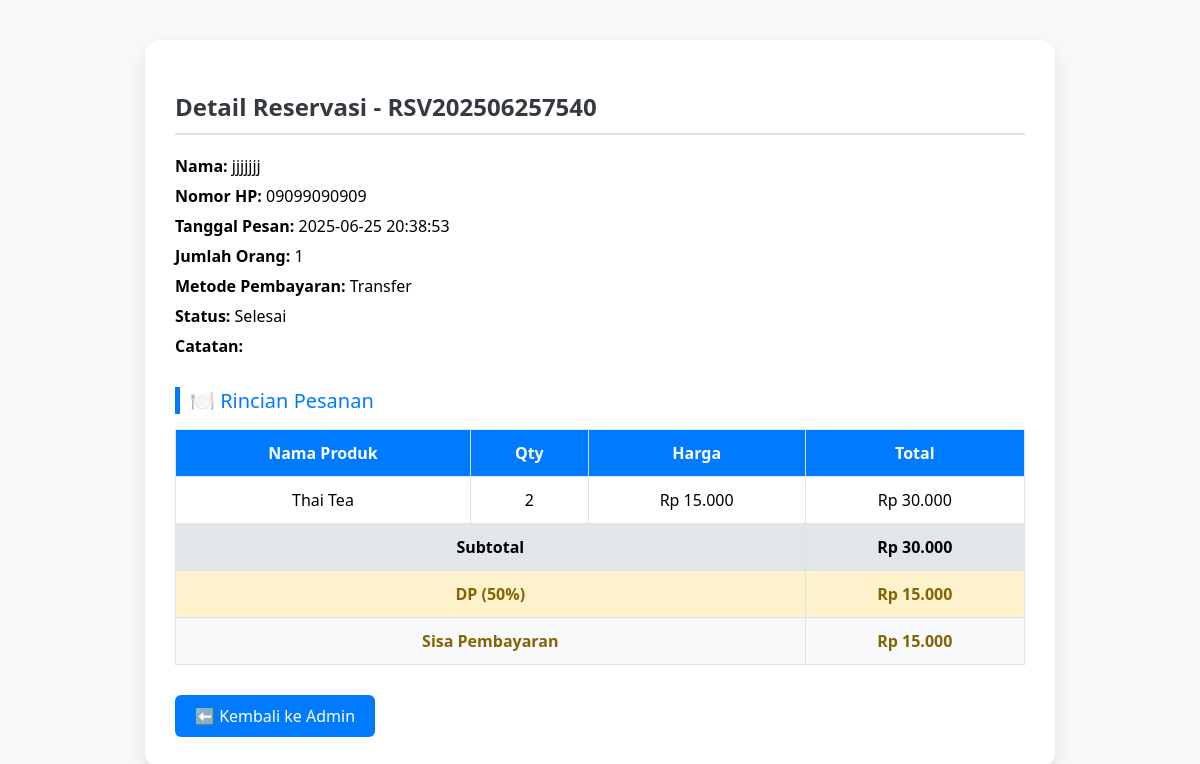
The page /detail_reservasi.php?id=2 on the database its author committed.
### tables this page shows
CREATE TABLE `reservasi` (
  `id` int(11) NOT NULL,
  `order_id` varchar(20) NOT NULL,
  `nama_pelanggan` varchar(100) NOT NULL,
  `nomor_hp` varchar(15) NOT NULL,
  `tanggal_pesanan` datetime NOT NULL,
  `jumlah_orang` int(11) DEFAULT 1,
  `metode_pembayaran` varchar(20) NOT NULL,
  `tipe_pesanan` varchar(20) NOT NULL COMMENT 'Dine-In/Takeaway',
  `catatan` text DEFAULT NULL,
  `subtotal` decimal(12,2) NOT NULL,
  `pajak` decimal(12,2) NOT NULL,
  `dp` decimal(12,2) NOT NULL COMMENT 'Down Payment',
  `total_pembayaran` decimal(12,2) NOT NULL,
  `status` varchar(20) DEFAULT 'Menunggu Konfirmasi',
  `bukti_pembayaran` longtext DEFAULT NULL,
  `created_at` timestamp NOT NULL DEFAULT current_timestamp(),
  `updated_at` timestamp NOT NULL DEFAULT current_timestamp() ON UPDATE current_timestamp()
);

CREATE TABLE `reservasi_items` (
  `id` int(11) NOT NULL,
  `order_id` varchar(20) NOT NULL,
  `nama_produk` varchar(100) NOT NULL,
  `kuantitas` int(11) NOT NULL,
  `harga` decimal(12,2) NOT NULL,
  `total` decimal(12,2) NOT NULL,
  `created_at` timestamp NOT NULL DEFAULT current_timestamp()
);

### detail_reservasi.php (the view, shortened to what this page needs)
<?php
include 'koneksi.php';
$id = $_GET['id'];
$q = mysqli_query($conn, "SELECT * FROM reservasi WHERE id = '$id'");
$data = mysqli_fetch_assoc($q);
?>
<!DOCTYPE html>
<html>
<head>
</head>
<body>
  <div class="container">
    <h2>Detail Reservasi - <?= $data['order_id']; ?></h2>
    <p><strong>Nama:</strong> <?= $data['nama_pelanggan']; ?></p>
    <p><strong>Nomor HP:</strong> <?= $data['nomor_hp']; ?></p>
    <p><strong>Tanggal Pesan:</strong> <?= $data['tanggal_pesanan']; ?></p>
    <p><strong>Jumlah Orang:</strong> <?= $data['jumlah_orang']; ?></p>
    <p><strong>Metode Pembayaran:</strong> <?= $data['metode_pembayaran']; ?></p>
    <p><strong>Status:</strong> <?= $data['status']; ?></p>
    <p><strong>Catatan:</strong> <?= $data['catatan']; ?></p>
    <div class="section-title">🍽️ Rincian Pesanan</div>
    <table>
      <thead>
        <tr>
          <th>Nama Produk</th>
          <th>Qty</th>
          <th>Harga</th>
          <th>Total</th>
        </tr>
      </thead>
      <tbody>
        <?php
        $orderId = $data['order_id'];
        $queryItems = mysqli_query($conn, "SELECT * FROM reservasi_items WHERE order_id = '$orderId'");
        $grandTotal = 0;
        while ($item = mysqli_fetch_assoc($queryItems)) {
          echo "<tr>
                  <td>{$item['nama_produk']}</td>
                  <td>{$item['kuantitas']}</td>
                  <td>Rp " . number_format($item['harga'], 0, ',', '.') . "</td>
                  <td>Rp " . number_format($item['total'], 0, ',', '.') . "</td>
                </tr>";
          $grandTotal += $item['total'];
        }
        $dp = $grandTotal * 0.5;
        $sisa = $grandTotal - $dp;
        ?>
        <tr class="total-row">
          <td colspan="3">Subtotal</td>
          <td>Rp <?= number_format($grandTotal, 0, ',', '.'); ?></td>
        </tr>
        <tr class="highlight">
          <td colspan="3">DP (50%)</td>
          <td>Rp <?= number_format($dp, 0, ',', '.'); ?></td>
        </tr>
        <tr class="highlight">
          <td colspan="3">Sisa Pembayaran</td>
          <td>Rp <?= number_format($sisa, 0, ',', '.'); ?></td>
        </tr>
      </tbody>
    </table>
    <a href="admin.php" class="back-btn">⬅️ Kembali ke Admin</a>
  </div>
</body>
</html>

### detail_reservasi.php (style rules this page uses)
body { font-family: 'Segoe UI', sans-serif; background: #f8f9fa; margin: 0; padding: 40px; }
.container { max-width: 850px; background: #fff; margin: auto; padding: 30px; border-radius: 15px; box-shadow: 0 8px 20px rgba(0,0,0,0.1); }
h2 { color: #343a40; border-bottom: 2px solid #dee2e6; padding-bottom: 10px; margin-bottom: 20px; }
p { margin: 8px 0; font-size: 16px; }
.section-title { margin-top: 30px; font-size: 20px; color: #007bff; border-left: 5px solid #007bff; padding-left: 10px; }
table { width: 100%; border-collapse: collapse; margin-top: 15px; }
thead { background-color: #007bff; color: white; }
th, td { padding: 12px; border: 1px solid #dee2e6; text-align: center; }
tr:nth-child(even) { background-color: #f8f9fa; }
.total-row td { font-weight: bold; background-color: #e2e6ea; }
.highlight { font-weight: bold; background-color: #fff3cd; color: #856404; }
.back-btn { margin-top: 30px; display: inline-block; background: #007bff; color: white; padding: 10px 20px; border-radius: 6px; text-decoration: none; transition: 0.3s; }

### rows shown on the page
reservasi: order "RSV202506257540", nama_pelanggan "jjjjjjj", nomor_hp "09099090909", tanggal_pesanan "2025-06-25 20:38:53", jumlah_orang "1", metode_pembayaran "Transfer", status "Selesai"
reservasi_items: nama_produk "Thai Tea", kuantitas "2", harga "15.000", total "30.000"

### other values the page prints
$grandTotal "30.000"
$dp "15.000"
$sisa "15.000"
